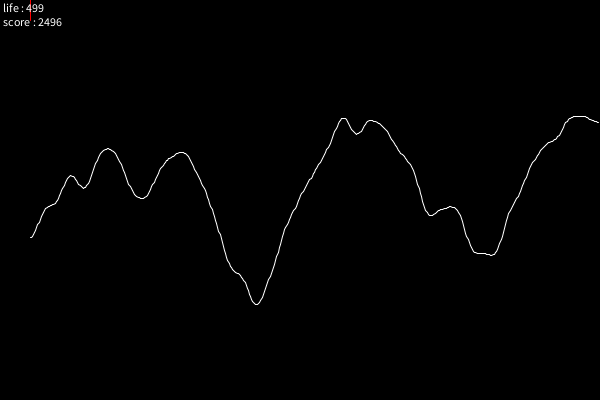
Frame 1 (no input)
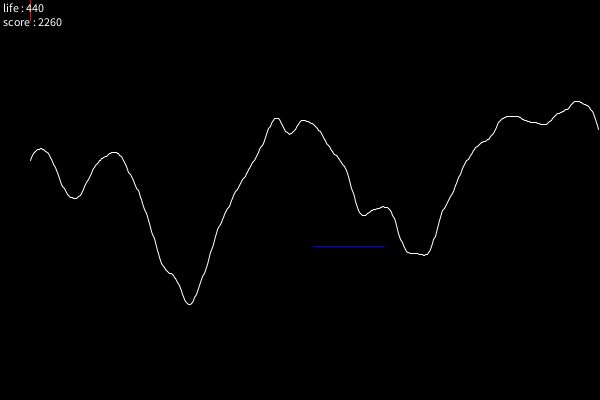
Frame 60 (the mouse pressed at the canvas centre just before this capture)
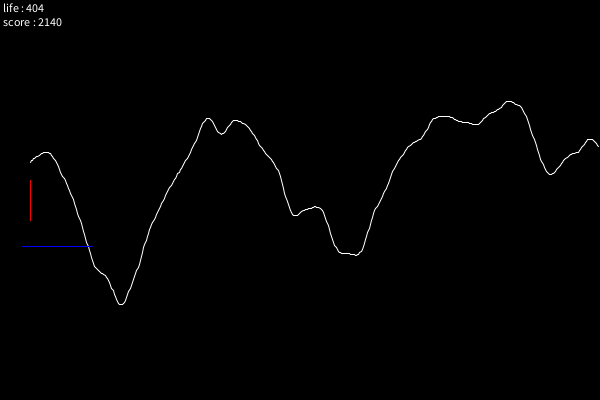
Frame 120 (the mouse held since frame 60 and released just before this capture)

The Processing sketch that drew these frames (run headless with seeded random() and noise(); from frame 60 on, the mouse is pressed at the canvas centre):

// Processing sketch: noise_game
// ── noise_game.pde

Game game;

void setup() {
  size(600, 400);
  
  game = new Game();
  
}

void draw() {
  game.update();
  game.draw();
}

void keyPressed() {
  game.keyPressed();
}

void keyReleased() {
  game.keyReleased();
}


// ── Keys.pde

class Keys {
  Game g;
  boolean ku, kd;
  
  Keys(Game g) {
    this.g = g;
    ku = false;
    kd = false;
  }
  
  void keyPressed(){
    if(key==CODED) {
      if(keyCode==UP)ku=true;
      else if(keyCode==DOWN)kd=true;
    }
  }
  
  void keyReleased(){
    if(key==CODED) {
      if(keyCode==UP)ku=false;
      else if(keyCode==DOWN)kd=false;
    }else {
      if(key=='q')g.fin();
    }
  }
}


// ── game.pde

class Game {
  PVector o;
  int count;
  
  Keys keys;
  Score score;
  
  Player player;
  Wave wave;
  Item item;
  
  Game() {
    o = new PVector(.05*width, height/2);
    
    keys = new Keys(this);
    score = new Score(this);
    score.reset();
    
    wave = new Wave(this, 500);
    item = new Item(this);
    player = new Player(this);
    
    count = 0;
    
  }
  
  void update() {
    wave.update();
    item.update();
    player.update();
    score.update();
    
    count++;
  }
  
  void fin() {
      println("score : "+score.score());
      exit();
  }
  
  void draw() {
    background(0);
    wave.draw();
    item.draw();
    player.draw();
    score.draw();
  }
  
  void keyPressed(){
    keys.keyPressed();
  }
  
  void keyReleased(){
    keys.keyReleased();
  }
  
}


// ── item.pde

//long:0, speed;1

class Item {
  Game g;
  PVector p;
  float v, l;
  boolean t, b;
  int bc;
  int type;
  
  Item(Game g) {
    this.g = g;
    p = new PVector(0, 0);
    l = 0;
    t = false;
    b = false;
    bc = 0;
  }
  
  void set() {
    reset();
    p.x = width;
    p.y = height*(random(.8)+.1);
    l = 100*random(.6,1);
    v = random(2,5);
    t = true;
    type = (int)random(2);
    println(type);
  }
  
  void reset() {
    if(type==0)g.player.r = 20;
    else if(type==1)g.wave.t = .01;
    b = false;
  }
  
  void get() {
    if(t) {
      if(type==0) {
        if(random(1)<.4)g.player.r = 40;
        else if(random(1)<.6)g.player.r = 10;
        //else g.player.r = 20;
      }else if(type==1) {
        if(random(1)<.4)g.wave.t = .03;
        else if(random(1)<.6)g.wave.t = .005;
        //else g.wave.t = .01;
      }
      b = true;
      bc = g.count;
      
      g.score.life += 40;
      //g.score.bounus += 500;
      
      p.set(0, 0);
      l = 0;
      t = false;
    }
  }
  
  void update() {
    if(t) {
      p.x -= v;
      t = (p.x+l>0);
      
      if(p.x<g.o.x&&g.o.x<p.x+l) {
        if(g.player.p+g.player.r>p.y&&p.y>g.player.p-g.player.r)get();
      }
      
    }else {
      if(g.count%600==0&&!b)set();
    }
    if(b) {
      if(g.count>bc+300)reset();
    }
  }
  
  void draw() {
    if(t) {
      stroke(0,0,255);
      line(p.x, p.y, p.x+l, p.y);
    }
  }
  
}


// ── player.pde

class Player {
  Game g;
  float p, r;
  
  Player(Game g) {
    this.g = g;
    p = height/2;
    r = 20;
  }
  
  void update() {
    //if(g.keys.ku)p-=3.6;
    //if(g.keys.kd)p+=3.6;
    
    p = mouseY;
    
    if(p+r<g.wave.pos(0)||p-r>g.wave.pos(0))g.score.life--;
  }
  
  void draw(){
    stroke(255,0,0);
    line(g.o.x, p-r, g.o.x, p+r);
  }
  
}


// ── score.pde

class Score {
  Game g;
  int life, bounus;
  
  Score(Game g) {
    this.g = g;
  }
  
  void reset() {
    life = 500;
    bounus = 0;
  }
  
  void update() {
    if(life<1)g.fin();
  }
  
  void draw() {
    textAlign(LEFT,TOP);
    textSize(12);
    stroke(255);
    text("life : "+life+"\nscore : "+score(), 3, 3);
  }
  
  int score() {
    return g.count+5*life+bounus;
  }
  
}


// ── wave.pde

class Wave {
  Game g;
  float l, t, p;
  int n;
  
  Wave(Game g, int n) {
    this.g = g;
    l = height*.45;
    p = .95*width/(n+1);
    t = .01;
    this.n = n;
  }
  
  float pos(int i) {
    return g.o.y+l*ns(i);
  }
  
  float ns(int i) {
    return noise((g.count+i)*t)*2-1;
  }
  
  void update() {}
  
  void draw() {
    stroke(255);
    for(int i=0;i<n;i++) {
      line(g.o.x+i*p, pos(i), g.o.x+(i+1)*p, pos(i+1));
    }
    
  }
  
}
